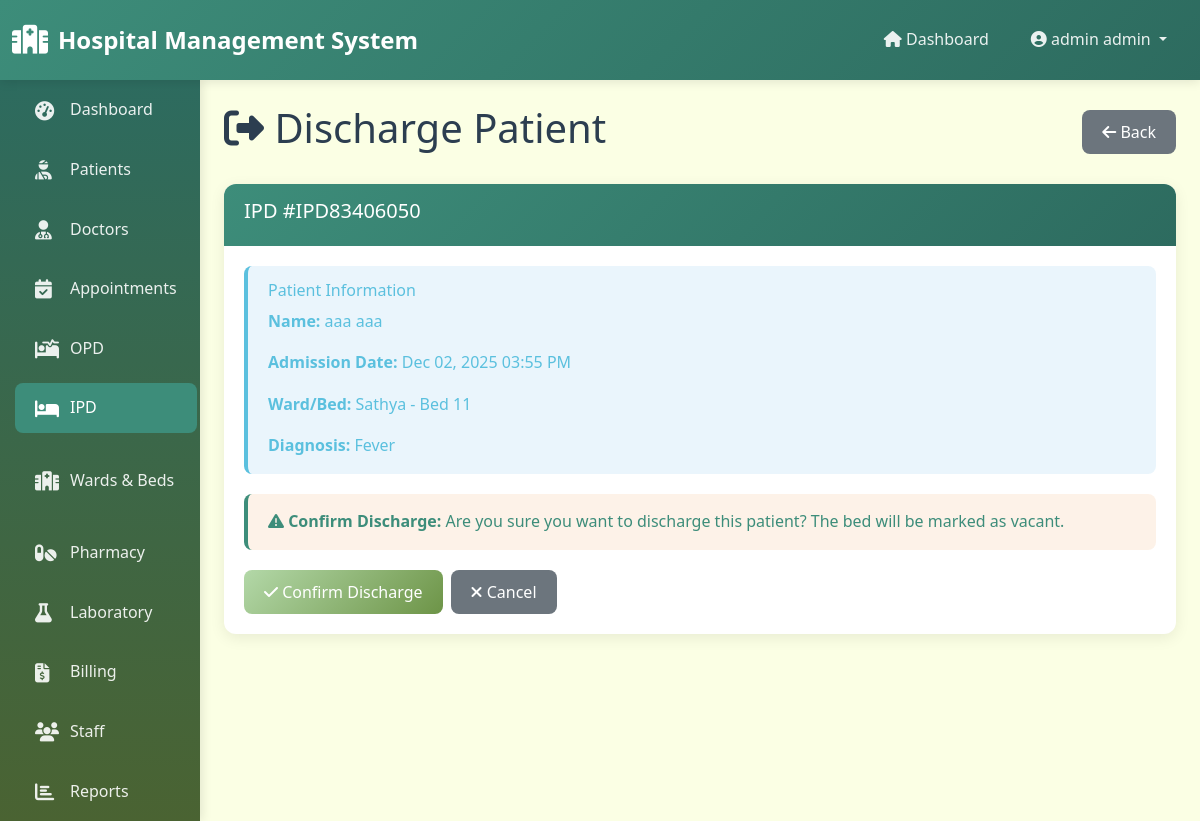
The page /ipd/1/discharge/ (signed in) on the database its author committed.
### core/models.py (models this page shows, shortened)
class IPDRecord(models.Model):
    STATUS_CHOICES = [
        ('admitted', 'Admitted'),
        ('discharged', 'Discharged'),
    ]
    ipd_number = models.CharField(max_length=20, unique=True)
    patient = models.ForeignKey(Patient, on_delete=models.CASCADE, related_name='ipd_records')
    doctor = models.ForeignKey(Doctor, on_delete=models.CASCADE)
    bed = models.ForeignKey(Bed, on_delete=models.SET_NULL, null=True)
    admission_date = models.DateTimeField()
    discharge_date = models.DateTimeField(null=True, blank=True)
    diagnosis = models.TextField()
    treatment_notes = models.TextField(blank=True)
    status = models.CharField(max_length=20, choices=STATUS_CHOICES, default='admitted')
    created_at = models.DateTimeField(auto_now_add=True)
    updated_at = models.DateTimeField(auto_now=True)

class Patient(models.Model):
    GENDER_CHOICES = [
        ('M', 'Male'),
        ('F', 'Female'),
        ('O', 'Other'),
    ]
    BLOOD_GROUP_CHOICES = [
        ('A+', 'A+'), ('A-', 'A-'),
        ('B+', 'B+'), ('B-', 'B-'),
        ('AB+', 'AB+'), ('AB-', 'AB-'),
        ('O+', 'O+'), ('O-', 'O-'),
    ]
    user = models.OneToOneField(User, on_delete=models.CASCADE, related_name='patient_profile', null=True, blank=True)
    patient_id = models.CharField(max_length=20, unique=True)
    first_name = models.CharField(max_length=100)
    last_name = models.CharField(max_length=100)
    gender = models.CharField(max_length=1, choices=GENDER_CHOICES)
    date_of_birth = models.DateField()
    blood_group = models.CharField(max_length=3, choices=BLOOD_GROUP_CHOICES)
    phone = models.CharField(max_length=15)
    email = models.EmailField(blank=True)
    address = models.TextField()
    emergency_contact = models.CharField(max_length=15)
    emergency_contact_name = models.CharField(max_length=100)
    medical_history = models.TextField(blank=True)
    allergies = models.TextField(blank=True)
    registered_date = models.DateTimeField(auto_now_add=True)
    updated_at = models.DateTimeField(auto_now=True)
    def get_full_name(self):
        return f"{self.first_name} {self.last_name}"

class Bed(models.Model):
    STATUS_CHOICES = [
        ('vacant', 'Vacant'),
        ('occupied', 'Occupied'),
        ('maintenance', 'Maintenance'),
    ]
    ward = models.ForeignKey(Ward, on_delete=models.CASCADE, related_name='beds')
    bed_number = models.CharField(max_length=20)
    status = models.CharField(max_length=20, choices=STATUS_CHOICES, default='vacant')
    class Meta:
        unique_together = ['ward', 'bed_number']

class Ward(models.Model):
    WARD_TYPE_CHOICES = [
        ('ICU', 'ICU'),
        ('General', 'General'),
        ('Private', 'Private'),
        ('Emergency', 'Emergency'),
    ]
    ward_name = models.CharField(max_length=100)
    ward_type = models.CharField(max_length=20, choices=WARD_TYPE_CHOICES)
    floor = models.IntegerField()
    total_beds = models.IntegerField()
    charge_per_day = models.DecimalField(max_digits=10, decimal_places=2)

### core/views.py (the view, shortened to what this page needs)
# urls.py: path('ipd/<int:pk>/discharge/', views.ipd_discharge, name='ipd_discharge'),
@login_required
@role_required('admin', 'doctor', 'nurse')
def ipd_discharge(request, pk):
    ipd_record = get_object_or_404(IPDRecord, pk=pk)
    context = {'ipd_record': ipd_record}
    return render(request, 'ipd/ipd_discharge.html', context)

### templates/ipd/ipd_discharge.html (shortened to what this page needs)
{% extends 'base.html' %}
{% load static %}
{% block content %}
<div class="fade-in">
    <div class="d-flex justify-content-between align-items-center mb-4">
        <h1><i class="fas fa-sign-out-alt"></i> Discharge Patient</h1>
        <a href="{% url 'ipd_list' %}" class="btn btn-secondary">
            <i class="fas fa-arrow-left"></i> Back
        </a>
    </div>
    <div class="card">
        <div class="card-header">
            <h5>IPD #{{ ipd_record.ipd_number }}</h5>
        </div>
        <div class="card-body">
            <div class="alert alert-info">
                <h6>Patient Information</h6>
                <p><strong>Name:</strong> {{ ipd_record.patient.get_full_name }}</p>
                <p><strong>Admission Date:</strong> {{ ipd_record.admission_date|date:"M d, Y h:i A" }}</p>
                <p><strong>Ward/Bed:</strong> {{ ipd_record.bed.ward.ward_name }} - Bed {{ ipd_record.bed.bed_number }}
                </p>
                <p class="mb-0"><strong>Diagnosis:</strong> {{ ipd_record.diagnosis }}</p>
            </div>
            <form method="post">
                <div class="alert alert-warning">
                    <i class="fas fa-exclamation-triangle"></i>
                    <strong>Confirm Discharge:</strong> Are you sure you want to discharge this patient? The bed will be
                    marked as vacant.
                </div>
                <div class="d-flex gap-2">
                    <button type="submit" class="btn btn-warning">
                        <i class="fas fa-check"></i> Confirm Discharge
                    </button>
                    <a href="{% url 'ipd_list' %}" class="btn btn-secondary">
                        <i class="fas fa-times"></i> Cancel
                    </a>
                </div>
            </form>
        </div>
    </div>
</div>
{% endblock %}

### templates/base.html (shortened to what this page needs)
{% load static %}
<!DOCTYPE html>
<html lang="en">
<head>
    <link href="https://cdn.jsdelivr.net/npm/bootstrap@5.3.0/dist/css/bootstrap.min.css" rel="stylesheet">
    <link rel="stylesheet" href="https://cdnjs.cloudflare.com/ajax/libs/font-awesome/6.4.0/css/all.min.css">
    <link rel="stylesheet" href="{% static 'css/style.css' %}">
</head>
<body>
    {% if user.is_authenticated %}
    <nav class="navbar navbar-expand-lg navbar-dark">
        <div class="container-fluid">
            <a class="navbar-brand" href="{% url 'dashboard' %}">
                <i class="fas fa-hospital"></i>
                Hospital Management System
            </a>
            <div class="collapse navbar-collapse" id="navbarNav">
                <ul class="navbar-nav ms-auto">
                    <li class="nav-item">
                        <a class="nav-link" href="{% url 'dashboard' %}">
                            <i class="fas fa-home"></i> Dashboard
                        </a>
                    </li>
                    <li class="nav-item dropdown">
                        <a class="nav-link dropdown-toggle" href="#" id="navbarDropdown" role="button" data-bs-toggle="dropdown">
                            <i class="fas fa-user-circle"></i> {{ user.get_full_name|default:user.username }}
                        </a>
                    </li>
                </ul>
            </div>
        </div>
    </nav>
    <div class="container-fluid">
        <div class="row">
            <div class="col-md-2 p-0 sidebar">
                <nav class="nav flex-column">
                    <a class="nav-link {% if request.resolver_match.url_name == 'dashboard' or 'dashboard' in request.resolver_match.url_name %}active{% endif %}" href="{% url 'dashboard' %}">
                        <i class="fas fa-tachometer-alt"></i> Dashboard
                    </a>
                    {% if user.profile.role == 'admin' %}
                        <a class="nav-link {% if 'patient' in request.resolver_match.url_name %}active{% endif %}" href="{% url 'patient_list' %}">
                            <i class="fas fa-user-injured"></i> Patients
                        </a>
                        <a class="nav-link {% if 'doctor' in request.resolver_match.url_name %}active{% endif %}" href="{% url 'doctor_list' %}">
                            <i class="fas fa-user-md"></i> Doctors
                        </a>
                        <a class="nav-link {% if 'appointment' in request.resolver_match.url_name %}active{% endif %}" href="{% url 'appointment_list' %}">
                            <i class="fas fa-calendar-check"></i> Appointments
                        </a>
                        <a class="nav-link {% if 'opd' in request.resolver_match.url_name %}active{% endif %}" href="{% url 'opd_list' %}">
                            <i class="fas fa-procedures"></i> OPD
                        </a>
                        <a class="nav-link {% if 'ipd' in request.resolver_match.url_name %}active{% endif %}" href="{% url 'ipd_list' %}">
                            <i class="fas fa-bed"></i> IPD
                        </a>
                        <a class="nav-link {% if 'ward' in request.resolver_match.url_name or 'bed' in request.resolver_match.url_name %}active{% endif %}" href="{% url 'ward_list' %}">
                            <i class="fas fa-hospital-alt"></i> Wards & Beds
                        </a>
                        <a class="nav-link {% if 'medicine' in request.resolver_match.url_name %}active{% endif %}" href="{% url 'medicine_list' %}">
                            <i class="fas fa-pills"></i> Pharmacy
                        </a>
                        <a class="nav-link {% if 'lab' in request.resolver_match.url_name %}active{% endif %}" href="{% url 'lab_test_list' %}">
                            <i class="fas fa-flask"></i> Laboratory
                        </a>
                        <a class="nav-link {% if 'bill' in request.resolver_match.url_name %}active{% endif %}" href="{% url 'bill_list' %}">
                            <i class="fas fa-file-invoice-dollar"></i> Billing
                        </a>
                        <a class="nav-link {% if 'staff' in request.resolver_match.url_name or 'attendance' in request.resolver_match.url_name %}active{% endif %}" href="{% url 'staff_list' %}">
                            <i class="fas fa-users"></i> Staff
                        </a>
                        <a class="nav-link {% if 'report' in request.resolver_match.url_name %}active{% endif %}" href="{% url 'reports_dashboard' %}">
                            <i class="fas fa-chart-bar"></i> Reports
                        </a>
                    {% endif %}
                </nav>
            </div>
            <div class="col-md-10 p-4">
                {% block content %}{% endblock %}
            </div>
        </div>
    </div>
    {% else %}
        {% block login_content %}{% endblock %}
    {% endif %}
</body>
</html>

### static/css/style.css (style rules this page uses)
:root { --primary-color: #3D8D7A; --secondary-color: #2D6B5F; --accent-color: #B3D8A8; --light-color: #FBFFE4; --dark-color: #1a3a33; --text-color: #2c3e50; --border-color: #d4e8d8; --success-color: #3D8D7A; --danger-color: #d9534f; --warning-color: #f0ad4e; --info-color: #5bc0de; }
* { margin: 0; padding: 0; box-sizing: border-box; }
body { font-family: 'Segoe UI', Tahoma, Geneva, Verdana, sans-serif; background-color: var(--light-color); color: var(--text-color); line-height: 1.6; }
.navbar { background: linear-gradient(135deg, var(--primary-color), var(--secondary-color)) !important; box-shadow: 0 2px 10px rgba(0,0,0,0.1); padding: 1rem 0; }
.navbar-brand { font-weight: 700; font-size: 1.5rem; color: white !important; display: flex; align-items: center; gap: 10px; }
.navbar-brand i { font-size: 1.8rem; }
.navbar-nav .nav-link { color: rgba(255,255,255,0.9) !important; font-weight: 500; padding: 0.5rem 1rem !important; transition: all 0.3s ease; border-radius: 5px; margin: 0 5px; }
.sidebar { background: linear-gradient(180deg, var(--secondary-color), #4a6332); min-height: calc(100vh - 76px); padding: 20px 0; box-shadow: 2px 0 10px rgba(0,0,0,0.1); }
.sidebar .nav-link { color: rgba(255,255,255,0.9); padding: 12px 20px; margin: 5px 15px; border-radius: 8px; transition: all 0.3s ease; display: flex; align-items: center; gap: 10px; }
.sidebar .nav-link.active { background-color: var(--primary-color); color: white; }
.sidebar .nav-link i { font-size: 1.2rem; width: 25px; }
.card { border: none; border-radius: 12px; box-shadow: 0 4px 15px rgba(0,0,0,0.08); transition: all 0.3s ease; margin-bottom: 20px; }
.card-header { background: linear-gradient(135deg, var(--primary-color), var(--secondary-color)); color: white; border: none; border-radius: 12px 12px 0 0 !important; padding: 15px 20px; font-weight: 600; font-size: 1.1rem; }
.card-body { padding: 20px; }
.btn { border-radius: 8px; padding: 10px 20px; font-weight: 500; transition: all 0.3s ease; border: none; }
.btn-warning { background: linear-gradient(135deg, var(--accent-color), #6d9447); color: white; }
.alert { border-radius: 8px; border: none; padding: 15px 20px; margin-bottom: 20px; }
.alert-warning { background-color: rgba(230, 126, 34, 0.1); color: var(--primary-color); border-left: 4px solid var(--primary-color); }
.alert-info { background-color: rgba(52, 152, 219, 0.1); color: var(--info-color); border-left: 4px solid var(--info-color); }
.fade-in { animation: fadeIn 0.5s ease-in-out; }

### rows shown on the page
IPDRecord: ipd_number "IPD83406050", patient.get_full_name "aaa aaa", admission_date "Dec 02, 2025 03:55 PM", bed.ward.ward_name "Sathya", bed.bed_number "11", diagnosis "Fever"

### other values the page prints
{{ user.get_full_name|default:user.username }} "admin admin"
